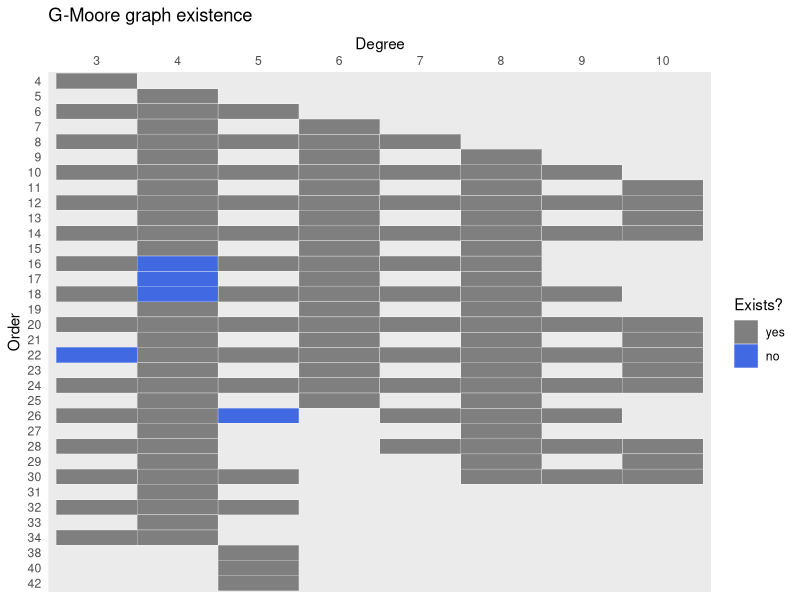

Here is the R script that generated this plot:
library(readr)
library(dplyr)
library(tidyr)
library(ggplot2)

data <- read_csv('miner.csv') %>%
  mutate(v = ifelse(sspl == sspl_lb, 1, 0)) %>%
  select(-c(Q, R, sspl_lb, sspl, edge, node, `time`)) %>%
  mutate(n = as.factor(n), d = as.factor(d), v = as.factor(v))

gp <- ggplot(
  data,
  aes(
    d,
    ordered(n, rev(sort(unique(n)))),
    fill = v
    )
  ) +
  ggtitle('G-Moore graph existence') +
  scale_x_discrete('Degree', position = 'top') +
  scale_y_discrete('Order') +
  scale_fill_manual(
    name ='Exists?',
    values = c('grey50', 'royalblue'),
    breaks = c(1, 0),
    labels = c('yes', 'no')
    ) +
  geom_tile(color = 'white') +
  theme(
    panel.grid = element_blank(),
    axis.line = element_blank(),
    axis.ticks = element_blank()
    )
ggsave('miner-existence.pdf', gp,
       width = 8, height = 16, units = 'cm')
